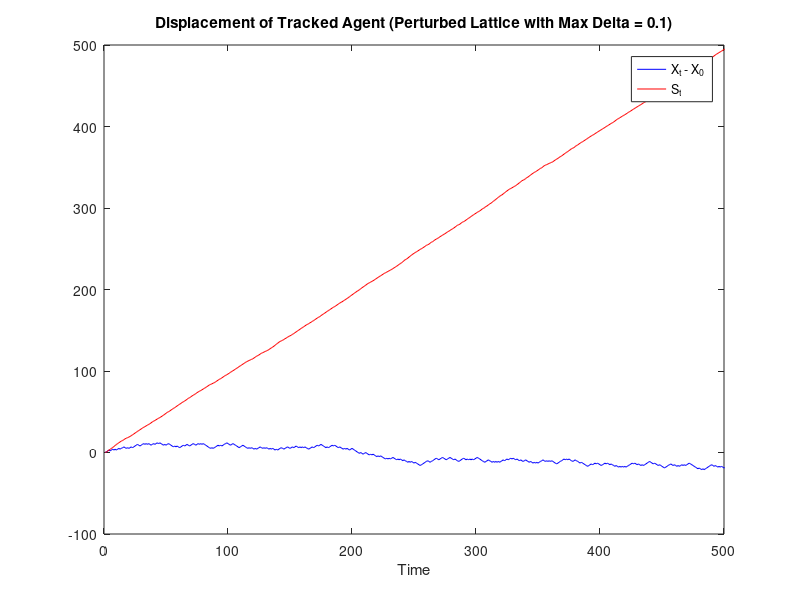
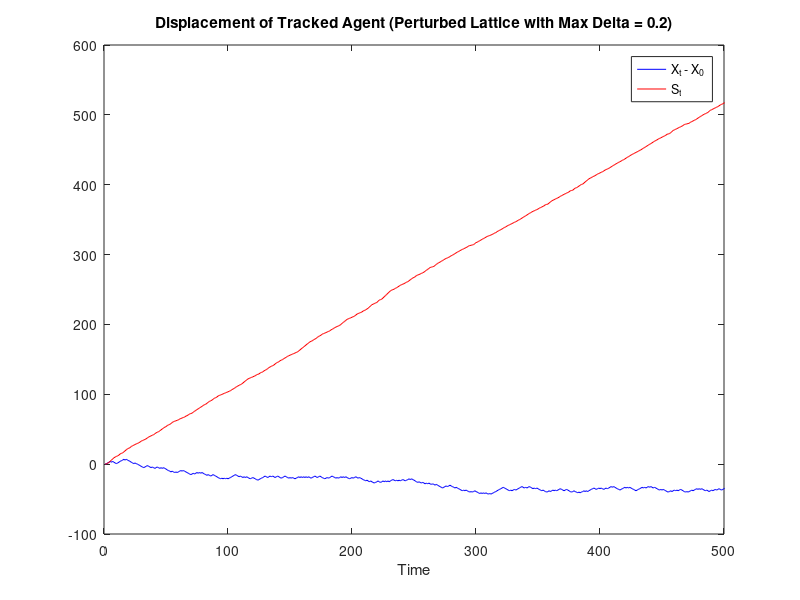
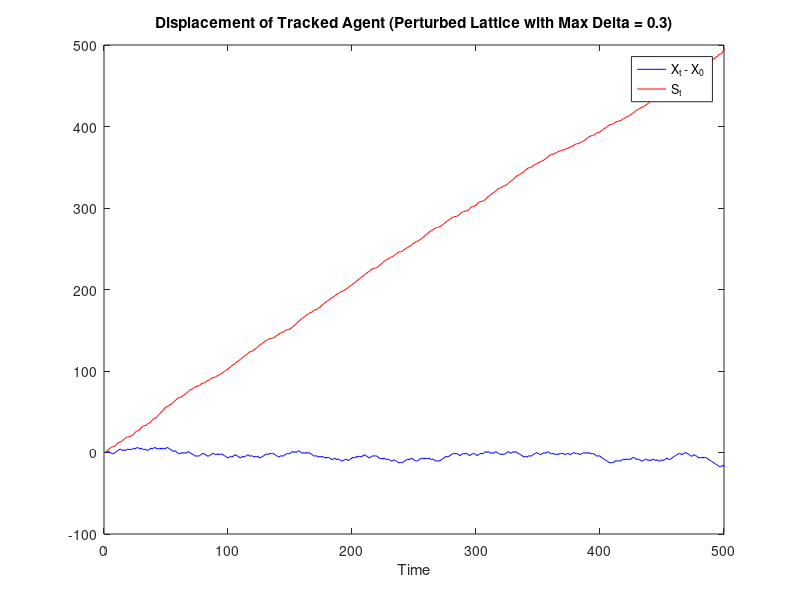
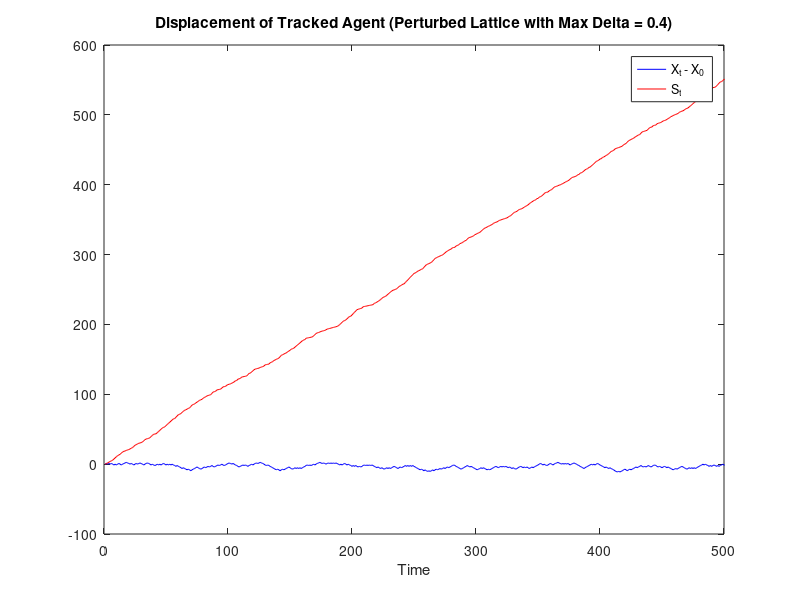

MATLAB code for these plots, in order: (Note: this script raises an error after producing the figures.)
clear all;
close all;
clc;

%% Load lattice information
load('perturbed_net_disp_agent.mat');

%% Update lattice information
node_pos_10 = node_positions_0_10(:, 1);
agent_pos_10 = tracked_agent_pos_0_10(:, 2);
agent_pos_10 = agent_pos_10 + 1;

node_pos_20 = node_positions_0_20(:, 1);
agent_pos_20 = tracked_agent_pos_0_20(:, 2);
agent_pos_20 = agent_pos_20 + 1;

node_pos_30 = node_positions_0_30(:, 1);
agent_pos_30 = tracked_agent_pos_0_30(:, 2);
agent_pos_30 = agent_pos_30 + 1;

node_pos_40 = node_positions_0_40(:, 1);
agent_pos_40 = tracked_agent_pos_0_40(:, 2);
agent_pos_40 = agent_pos_40 + 1;

node_pos_50 = node_positions_0_50(:, 1);
agent_pos_50 = tracked_agent_pos_0_50(:, 2);
agent_pos_50 = agent_pos_50 + 1;

%% Determine net displacement measures (incl. squared displacement)
timeSteps = max(size(tracked_agent_pos_0_10));

startPosition10 = node_pos_10(agent_pos_10(1));
displacements10 = node_pos_10(agent_pos_10(:)) - startPosition10;

startPosition20 = node_pos_20(agent_pos_20(1));
displacements20 = node_pos_20(agent_pos_20(:)) - startPosition20;

startPosition30 = node_pos_30(agent_pos_30(1));
displacements30 = node_pos_30(agent_pos_30(:)) - startPosition30;

startPosition40 = node_pos_40(agent_pos_40(1));
displacements40 = node_pos_40(agent_pos_40(:)) - startPosition40;

startPosition50 = node_pos_50(agent_pos_50(1));
displacements50 = node_pos_50(agent_pos_50(:)) - startPosition50;

squaredDisplacement10 = zeros(timeSteps, 1);
squaredDisplacement20 = zeros(timeSteps, 1);
squaredDisplacement30 = zeros(timeSteps, 1);
squaredDisplacement40 = zeros(timeSteps, 1);
squaredDisplacement50 = zeros(timeSteps, 1);

for i = 2:timeSteps
    currentDisplacement = ...
        node_pos_10(agent_pos_10(i)) - node_pos_10(agent_pos_10(i-1));
    squaredDisplacement10(i:end) = squaredDisplacement10(i:end) ...
        + currentDisplacement^2;
    
    currentDisplacement = ...
        node_pos_20(agent_pos_20(i)) - node_pos_20(agent_pos_20(i-1));
    squaredDisplacement20(i:end) = squaredDisplacement20(i:end) ...
        + currentDisplacement^2;
    
    currentDisplacement = ...
        node_pos_30(agent_pos_30(i)) - node_pos_30(agent_pos_30(i-1));
    squaredDisplacement30(i:end) = squaredDisplacement30(i:end) ...
        + currentDisplacement^2;
    
    currentDisplacement = ...
        node_pos_40(agent_pos_40(i)) - node_pos_40(agent_pos_40(i-1));
    squaredDisplacement40(i:end) = squaredDisplacement40(i:end) ...
        + currentDisplacement^2;
    
    currentDisplacement = ...
        node_pos_50(agent_pos_50(i)) - node_pos_50(agent_pos_50(i-1));
    squaredDisplacement50(i:end) = squaredDisplacement50(i:end) ...
        + currentDisplacement^2;
end

%% Plot net agent displacement measures

% plot for max delta of 0.1
figure;

plot(displacements10, 'b');
hold on;

plot(squaredDisplacement10, 'r');

xlim([0 500]);
xlabel('Time');
title('Displacement of Tracked Agent (Perturbed Lattice with Max Delta = 0.1)');
legend('X_t - X_0', 'S_t');

% plot for max delta of 0.2
figure;

plot(displacements20, 'b');
hold on;

plot(squaredDisplacement20, 'r');

xlim([0 500]);
xlabel('Time');
title('Displacement of Tracked Agent (Perturbed Lattice with Max Delta = 0.2)');
legend('X_t - X_0', 'S_t');

% plot for max delta of 0.3
figure;

plot(displacements30, 'b');
hold on;

plot(squaredDisplacement30, 'r');

xlim([0 500]);
xlabel('Time');
title('Displacement of Tracked Agent (Perturbed Lattice with Max Delta = 0.3)');
legend('X_t - X_0', 'S_t');

% plot for max delta of 0.4
figure;

plot(displacements40, 'b');
hold on;

plot(squaredDisplacement40, 'r');

xlim([0 500]);
xlabel('Time');
title('Displacement of Tracked Agent (Perturbed Lattice with Max Delta = 0.4)');
legend('X_t - X_0', 'S_t');

% plot for max delta of 0.5
figure;

plot(displacements50, 'b');
hold on;

plot(squaredDisplacement50, 'r');

xlim([0 500]);
xlabel('Time');
title('Displacement of Tracked Agent (Perturbed Lattice with Max Delta = 0.5)');
legend('X_t - X_0', 'S_t');

%% Perform linear least squares regression
x = 0:1:500;
polynomial = polyfitZero(x, squaredDisplacement10, 1);
disp('-------------------------------------------');
disp('Linear least squares fit of S_t:');
disp('Max delta: 0.1');
disp(['Gradient: ' num2str(polynomial(1))]);
disp('Y-intercept (forced): 0');
disp('-------------------------------------------');

polynomial = polyfitZero(x, displacements10, 1);
disp('-------------------------------------------');
disp('Linear least squares fit of X_t - X_0:');
disp('Max delta: 0.1');
disp(['Gradient: ' num2str(polynomial(1))]);
disp('Y-intercept (forced): 0');
disp('-------------------------------------------');

polynomial = polyfitZero(x, squaredDisplacement20, 1);
disp('-------------------------------------------');
disp('Linear least squares fit of S_t:');
disp('Max delta: 0.2');
disp(['Gradient: ' num2str(polynomial(1))]);
disp('Y-intercept (forced): 0');
disp('-------------------------------------------');

polynomial = polyfitZero(x, displacements20, 1);
disp('-------------------------------------------');
disp('Linear least squares fit of X_t - X_0:');
disp('Max delta: 0.2');
disp(['Gradient: ' num2str(polynomial(1))]);
disp('Y-intercept (forced): 0');
disp('-------------------------------------------');

polynomial = polyfitZero(x, squaredDisplacement30, 1);
disp('-------------------------------------------');
disp('Linear least squares fit of S_t:');
disp('Max delta: 0.3');
disp(['Gradient: ' num2str(polynomial(1))]);
disp('Y-intercept (forced): 0');
disp('-------------------------------------------');

polynomial = polyfitZero(x, displacements30, 1);
disp('-------------------------------------------');
disp('Linear least squares fit of X_t - X_0:');
disp('Max delta: 0.3');
disp(['Gradient: ' num2str(polynomial(1))]);
disp('Y-intercept (forced): 0');
disp('-------------------------------------------');

polynomial = polyfitZero(x, squaredDisplacement40, 1);
disp('-------------------------------------------');
disp('Linear least squares fit of S_t:');
disp('Max delta: 0.4');
disp(['Gradient: ' num2str(polynomial(1))]);
disp('Y-intercept (forced): 0');
disp('-------------------------------------------');

polynomial = polyfitZero(x, displacements40, 1);
disp('-------------------------------------------');
disp('Linear least squares fit of X_t - X_0:');
disp('Max delta: 0.4');
disp(['Gradient: ' num2str(polynomial(1))]);
disp('Y-intercept (forced): 0');
disp('-------------------------------------------');

polynomial = polyfitZero(x, squaredDisplacement50, 1);
disp('-------------------------------------------');
disp('Linear least squares fit of S_t:');
disp('Max delta: 0.5');
disp(['Gradient: ' num2str(polynomial(1))]);
disp('Y-intercept (forced): 0');
disp('-------------------------------------------');

polynomial = polyfitZero(x, displacements50, 1);
disp('-------------------------------------------');
disp('Linear least squares fit of X_t - X_0:');
disp('Max delta: 0.5');
disp(['Gradient: ' num2str(polynomial(1))]);
disp('Y-intercept (forced): 0');
disp('-------------------------------------------');
